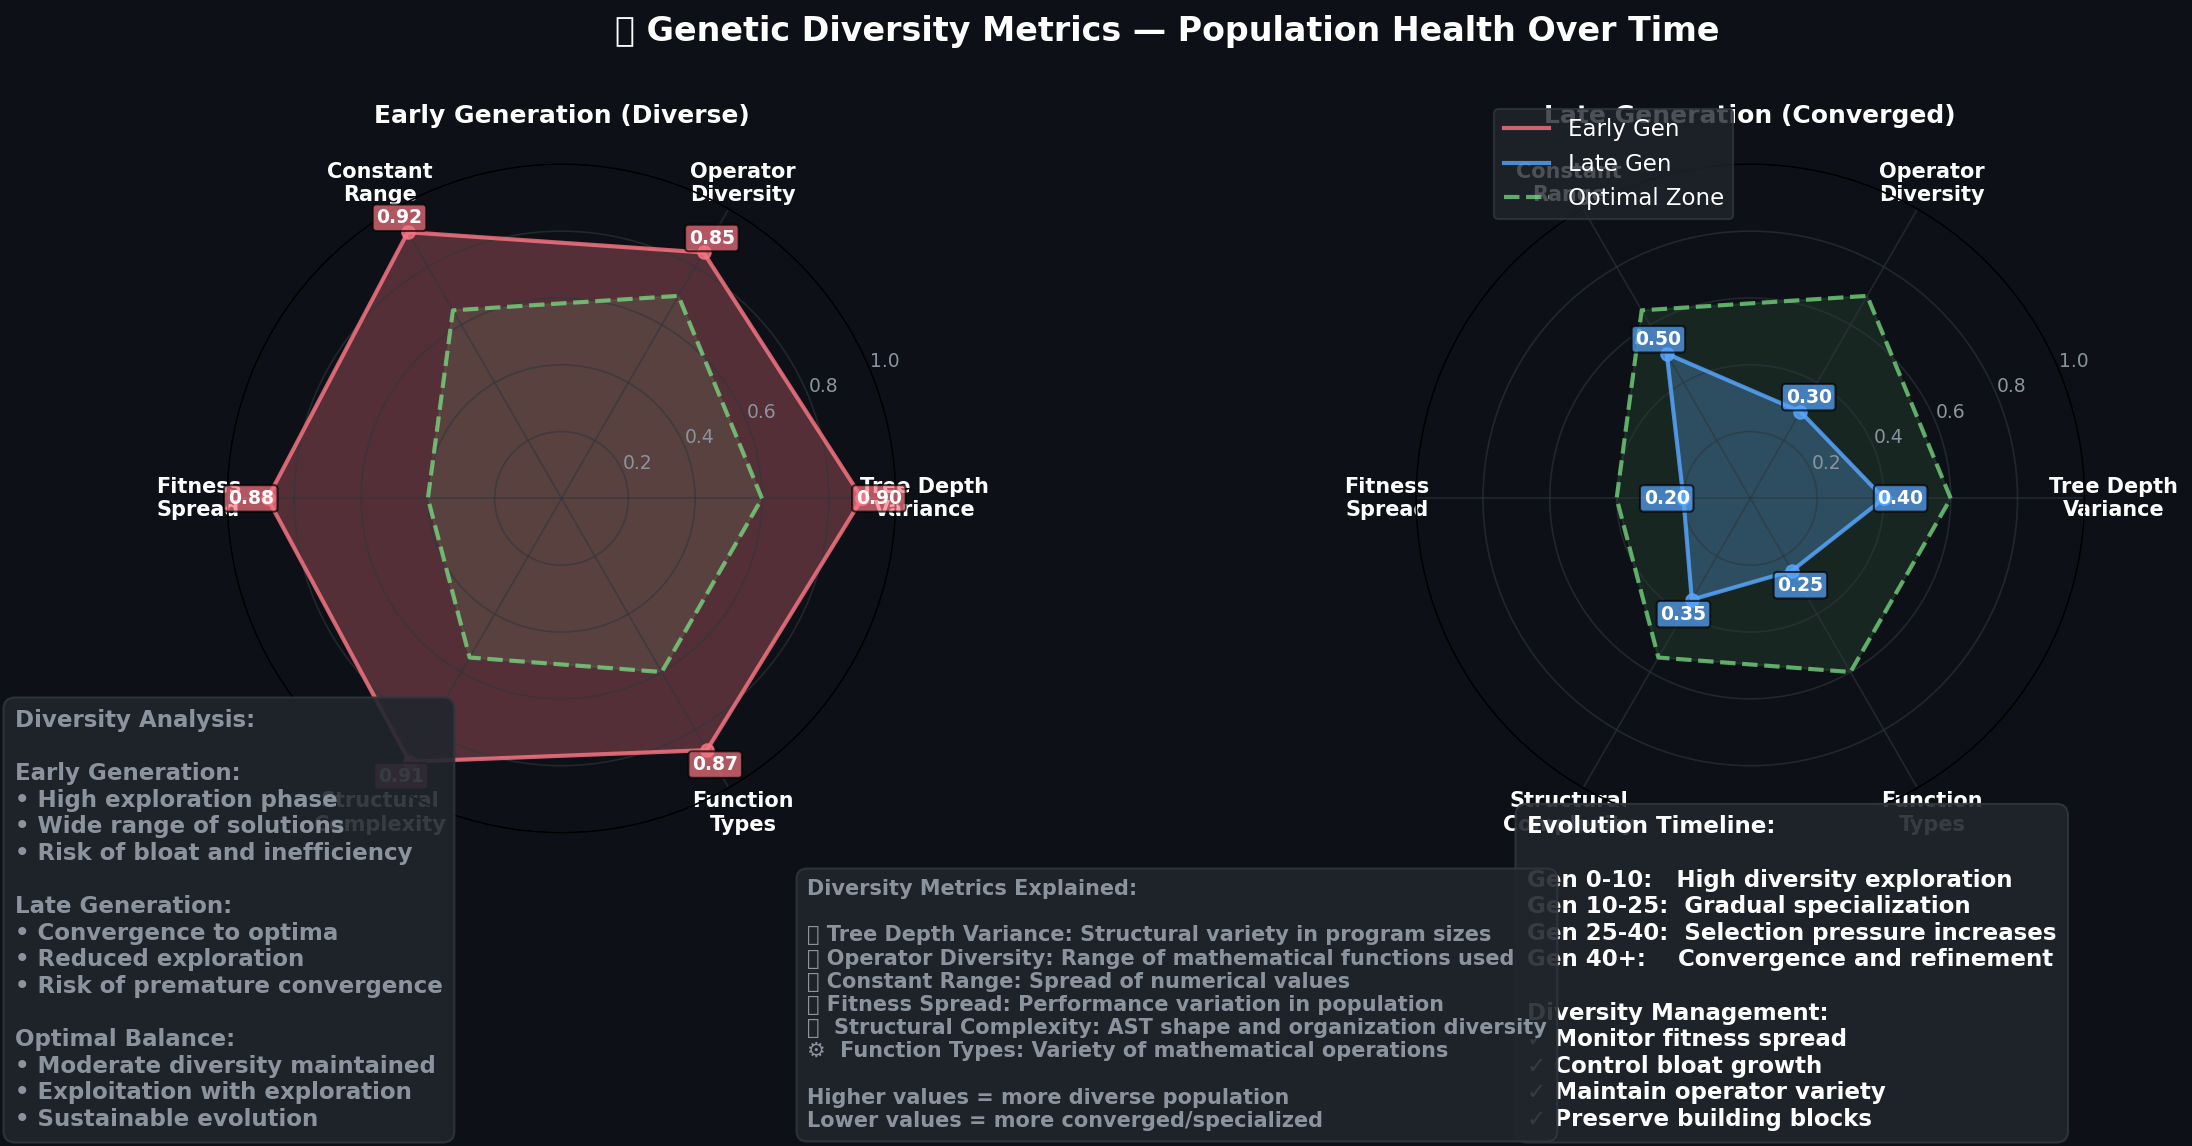

This chart was generated by the following Python code:
#!/usr/bin/env python3
"""Genetic diversity radar chart."""

import numpy as np
import matplotlib.pyplot as plt
import os

def create_genetic_diversity_radar():
    """Radar chart showing diversity metrics."""
    fig, axes = plt.subplots(1, 2, figsize=(16, 8), facecolor='#0d1117', 
                            subplot_kw=dict(projection='polar'))
    fig.suptitle('🕸️ Genetic Diversity Metrics — Population Health Over Time', 
                 color='white', fontsize=16, fontweight='bold', y=0.95)
    
    # Define diversity metrics
    metrics = ['Tree Depth\nVariance', 'Operator\nDiversity', 'Constant\nRange', 
               'Fitness\nSpread', 'Structural\nComplexity', 'Function\nTypes']
    n_metrics = len(metrics)
    
    # Calculate angles for each metric
    angles = np.linspace(0, 2 * np.pi, n_metrics, endpoint=False).tolist()
    angles += angles[:1]  # Complete the circle
    
    # Early generation data (high diversity)
    early_values = [0.9, 0.85, 0.92, 0.88, 0.91, 0.87]  # High diversity across metrics
    early_values += early_values[:1]
    
    # Late generation data (lower diversity due to convergence)
    late_values = [0.4, 0.3, 0.5, 0.2, 0.35, 0.25]  # Lower diversity
    late_values += late_values[:1]
    
    # Optimal diversity (balanced)
    optimal_values = [0.6, 0.7, 0.65, 0.4, 0.55, 0.6]  # Moderate diversity
    optimal_values += optimal_values[:1]
    
    for ax, title, values, color, alpha in [
        (axes[0], 'Early Generation (Diverse)', early_values, '#f97583', 0.3),
        (axes[1], 'Late Generation (Converged)', late_values, '#58a6ff', 0.3)
    ]:
        ax.set_facecolor('#0d1117')
        ax.grid(True, color='#30363d', alpha=0.6)
        ax.set_ylim(0, 1)
        
        # Plot the diversity polygon
        ax.plot(angles, values, 'o-', linewidth=2, color=color, alpha=0.8)
        ax.fill(angles, values, color=color, alpha=alpha)
        
        # Plot optimal diversity for comparison
        ax.plot(angles, optimal_values, '--', linewidth=2, color='#7ee787', alpha=0.7)
        ax.fill(angles, optimal_values, color='#7ee787', alpha=0.1)
        
        # Add metric labels
        ax.set_xticks(angles[:-1])
        ax.set_xticklabels(metrics, color='white', fontsize=10, fontweight='bold')
        
        # Customize radial labels
        ax.set_yticks([0.2, 0.4, 0.6, 0.8, 1.0])
        ax.set_yticklabels(['0.2', '0.4', '0.6', '0.8', '1.0'], 
                          color='#8b949e', fontsize=9)
        
        # Title
        ax.set_title(title, color='white', fontsize=12, fontweight='bold', pad=20)
        
        # Add value labels on the plot
        for angle, value, metric in zip(angles[:-1], values[:-1], metrics):
            x = angle
            y = value + 0.05
            ax.text(x, y, f'{value:.2f}', ha='center', va='center', 
                   color='white', fontsize=9, fontweight='bold',
                   bbox=dict(boxstyle='round,pad=0.2', facecolor=color, alpha=0.7))
    
    # Add legend
    legend_elements = [
        plt.Line2D([0], [0], color='#f97583', linewidth=2, alpha=0.8, label='Early Gen'),
        plt.Line2D([0], [0], color='#58a6ff', linewidth=2, alpha=0.8, label='Late Gen'),
        plt.Line2D([0], [0], color='#7ee787', linewidth=2, alpha=0.7, 
                   linestyle='--', label='Optimal Zone'),
    ]
    
    axes[1].legend(handles=legend_elements, loc='upper left', bbox_to_anchor=(0.1, 1.1),
                  facecolor='#21262d', edgecolor='#30363d', labelcolor='white', fontsize=11)
    
    # Add detailed analysis
    analysis_text = '''Diversity Analysis:

Early Generation:
• High exploration phase
• Wide range of solutions
• Risk of bloat and inefficiency

Late Generation:  
• Convergence to optima
• Reduced exploration
• Risk of premature convergence

Optimal Balance:
• Moderate diversity maintained
• Exploitation with exploration
• Sustainable evolution'''
    
    fig.text(0.02, 0.02, analysis_text, fontsize=11, color='#8b949e', 
             fontweight='bold', va='bottom',
             bbox=dict(boxstyle='round,pad=0.5', facecolor='#21262d', 
                      edgecolor='#30363d', alpha=0.9))
    
    # Evolution timeline
    timeline_text = '''Evolution Timeline:

Gen 0-10:   High diversity exploration
Gen 10-25:  Gradual specialization  
Gen 25-40:  Selection pressure increases
Gen 40+:    Convergence and refinement

Diversity Management:
✓ Monitor fitness spread
✓ Control bloat growth
✓ Maintain operator variety
✓ Preserve building blocks'''
    
    fig.text(0.65, 0.02, timeline_text, fontsize=11, color='white', 
             fontweight='bold', va='bottom',
             bbox=dict(boxstyle='round,pad=0.5', facecolor='#21262d', 
                      edgecolor='#30363d', alpha=0.9))
    
    # Add diversity metrics explanation
    metrics_explanation = '''Diversity Metrics Explained:

🌳 Tree Depth Variance: Structural variety in program sizes
📊 Operator Diversity: Range of mathematical functions used  
🔢 Constant Range: Spread of numerical values
📈 Fitness Spread: Performance variation in population
🏗️  Structural Complexity: AST shape and organization diversity
⚙️  Function Types: Variety of mathematical operations

Higher values = more diverse population
Lower values = more converged/specialized'''
    
    fig.text(0.35, 0.02, metrics_explanation, fontsize=10, color='#8b949e', 
             fontweight='bold', va='bottom',
             bbox=dict(boxstyle='round,pad=0.5', facecolor='#21262d', 
                      edgecolor='#30363d', alpha=0.9))
    
    plt.tight_layout(rect=[0, 0.25, 1, 0.92])
    out = os.path.expanduser('~/.openclaw/workspace/genlang/examples/genetic_diversity_radar.png')
    plt.savefig(out, dpi=150, facecolor='#0d1117', bbox_inches='tight')
    plt.close()
    print(f"Saved: {out}")
    return out

if __name__ == '__main__':
    create_genetic_diversity_radar()